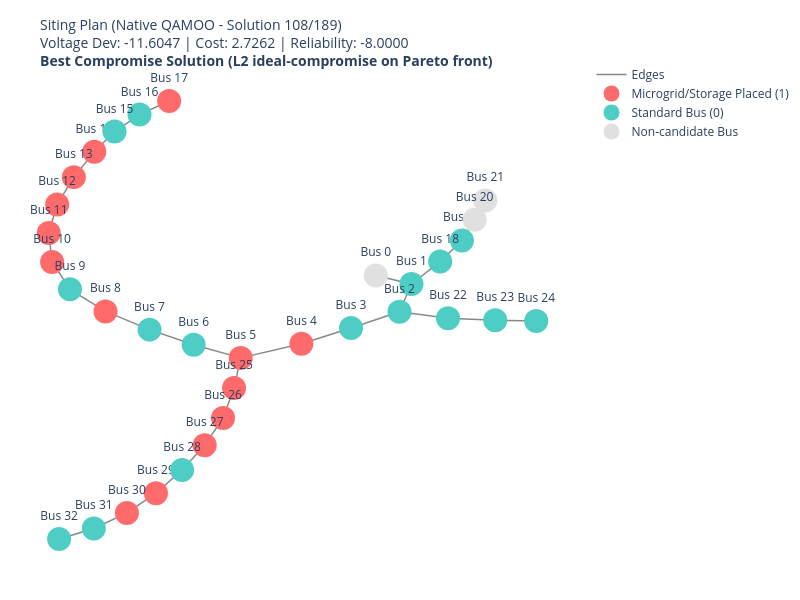

This figure's notebook cell:
### Markdown cell above
## 6. Configuration Visualization
Visualizing the physical grid mapping for a selected optimal microgrid siting solution from the quantum Pareto front using `rustworkx`.

### Code cell
import rustworkx as rx
import plotly.graph_objects as go
import ipywidgets as widgets
from IPython.display import display
import numpy as np

# Visualization options
INTERACTIVE_PLOT = False  # Set to False to render a static, HTML-exportable plot of the best compromise solution
USE_BENDERS = False       # Set to True to render Benders-QAMOO Pareto front, False for native QAMOO

try:
    # Determine which results to load
    target_config = benders_config if USE_BENDERS else config
    method_name = "Benders-QAMOO" if USE_BENDERS else "Native QAMOO"

    # Load the quantum non-dominated solutions
    nd_positions = np.load(target_config.results_folder + 'non_dominated_positions.npy')
    all_samples = np.load(target_config.results_folder + 'samples.npy')
    
    if len(nd_positions) > 0:
        # 1. Create rustworkx graph natively
        rx_graph = rx.PyGraph()
        rx_graph.add_nodes_from(range(num_buses))
        rx_graph.add_edges_from_no_data([(u, v) for u, v in edges])
        
        # Calculate static layout coordinates
        pos_dict = rx.spring_layout(rx_graph, seed=42)
        q_pts = np.load(target_config.results_folder + 'non_dominated_samples.npy')

        # Build Edge Coordinates (Static)
        edge_x, edge_y = [], []
        for u, v in edges:
            x0, y0 = pos_dict[u]
            x1, y1 = pos_dict[v]
            edge_x.extend([x0, x1, None])
            edge_y.extend([y0, y1, None])

        def get_plot_figure(sol_idx):
            best_config = all_samples[nd_positions[sol_idx]]
            obj_vals = q_pts[sol_idx]
            
            placed_x, placed_y, placed_text = [], [], []
            standard_x, standard_y, standard_text = [], [], []
            nc_x, nc_y, nc_text = [], [], []
            
            for bus in range(num_buses):
                x, y = pos_dict[bus]
                if bus in pruned_buses:
                    idx = pruned_buses.index(bus)
                    if best_config[idx] == 1:
                        placed_x.append(x)
                        placed_y.append(y)
                        placed_text.append(f"Bus {bus}")
                    else:
                        standard_x.append(x)
                        standard_y.append(y)
                        standard_text.append(f"Bus {bus}")
                else:
                    nc_x.append(x)
                    nc_y.append(y)
                    nc_text.append(f"Bus {bus}")

            title_text = (
                f'Siting Plan ({method_name} - Solution {sol_idx+1}/{len(nd_positions)})<br>'
                f'Voltage Dev: {obj_vals[0]:.4f} | Cost: {obj_vals[1]:.4f} | Reliability: {obj_vals[2]:.4f}'
            )

            fig = go.Figure(
                data=[
                    go.Scatter(x=edge_x, y=edge_y, line=dict(width=1.5, color='#888'), hoverinfo='none', mode='lines', name='Edges'),
                    go.Scatter(x=placed_x, y=placed_y, mode='markers+text', text=placed_text, textposition="top center", name='Microgrid/Storage Placed (1)', marker=dict(color='#FF6B6B', size=24)),
                    go.Scatter(x=standard_x, y=standard_y, mode='markers+text', text=standard_text, textposition="top center", name='Standard Bus (0)', marker=dict(color='#4ECDC4', size=24)),
                    go.Scatter(x=nc_x, y=nc_y, mode='markers+text', text=nc_text, textposition="top center", name='Non-candidate Bus', marker=dict(color='#E0E0E0', size=24))
                ],
                layout=go.Layout(
                    title=dict(text=title_text, font=dict(size=14)),
                    showlegend=True,
                    hovermode='closest',
                    margin=dict(b=20, l=5, r=5, t=60),
                    xaxis=dict(showgrid=False, zeroline=False, showticklabels=False),
                    yaxis=dict(showgrid=False, zeroline=False, showticklabels=False),
                    width=800, height=600,
                    template="plotly_white"
                )
            )
            return fig

        if INTERACTIVE_PLOT:
            # We construct a FigureWidget and bind it to the slider
            fig = go.FigureWidget(get_plot_figure(len(nd_positions) // 2))
            
            def update_plot_data(sol_idx):
                best_config = all_samples[nd_positions[sol_idx]]
                obj_vals = q_pts[sol_idx]
                
                placed_x, placed_y = [], []
                standard_x, standard_y = [], []
                nc_x, nc_y = [], []
                
                for bus in range(num_buses):
                    x, y = pos_dict[bus]
                    if bus in pruned_buses:
                        idx = pruned_buses.index(bus)
                        if best_config[idx] == 1:
                            placed_x.append(x)
                            placed_y.append(y)
                        else:
                            standard_x.append(x)
                            standard_y.append(y)
                    else:
                        nc_x.append(x)
                        nc_y.append(y)
                
                with fig.batch_update():
                    fig.data[1].x = placed_x
                    fig.data[1].y = placed_y
                    fig.data[2].x = standard_x
                    fig.data[2].y = standard_y
                    fig.data[3].x = nc_x
                    fig.data[3].y = nc_y
                    fig.layout.title.text = (
                        f'Siting Plan ({method_name} - Solution {sol_idx+1}/{len(nd_positions)})<br>'
                        f'Voltage Dev: {obj_vals[0]:.4f} | Cost: {obj_vals[1]:.4f} | Reliability: {obj_vals[2]:.4f}'
                    )

            slider = widgets.IntSlider(
                min=0, max=len(nd_positions)-1, step=1, 
                value=len(nd_positions)//2, 
                description='Pareto Index'
            )
            
            def on_slider_change(change):
                update_plot_data(change['new'])
                    
            slider.observe(on_slider_change, names='value')
            layout_box = widgets.VBox([slider, fig])
            display(layout_box)
        else:
            # Render the best compromise solution on the quantum Pareto front
            # We select the compromise solution that minimizes the normalized L2 distance to the ideal point.
            if len(nd_positions) > 1:
                # Find ideal point (min values in each objective)
                ideal = q_pts.min(axis=0)
                nadir = q_pts.max(axis=0)
                ranges = nadir - ideal
                ranges[ranges == 0] = 1e-6
                
                # Compute L2 distance from normalized objectives to ideal (0)
                norm_pts = (q_pts - ideal) / ranges
                best_sol_idx = int(np.argmin(np.linalg.norm(norm_pts, axis=1)))
            else:
                best_sol_idx = 0
                
            fig = get_plot_figure(best_sol_idx)
            fig.layout.title.text += "<br><b>Best Compromise Solution (L2 ideal-compromise on Pareto front)</b>"
            fig.show()
            
    else:
        print("No non-dominated solutions found to visualize.")
except Exception as e:
    print(f"Could not render visualization. Error: {e}")

### Figure 1 — Plotly figure (JSON) as saved in the notebook; plotly's stock layout.template omitted (floating-point values rounded to 4 significant figures)
{"data": [{"hoverinfo": "none", "line": {"color": "#888", "width": 1.5}, "mode": "lines", "name": "Edges", "type": "scatter", "x": [0.2973, 0.3762, null, 0.3762, 0.3497, null, 0.3762, 0.4397, null, 0.3497, 0.2424, null, 0.3497, 0.4571, null, 0.2424, 0.1327, null, 0.1327, -0.001801, null, -0.001801, -0.1059, null, -0.001801, -0.01649, null, -0.1059, -0.2035, null, -0.2035, -0.301, null, -0.301, -0.3797, null, -0.3797, -0.4192, null, -0.4192, -0.4266, null, -0.4266, -0.408, null, -0.408, -0.371, null, -0.371, -0.3258, null, -0.3258, -0.2809, null, -0.2809, -0.2257, null, -0.2257, -0.1601, null, 0.4397, 0.4879, null, 0.4879, 0.516, null, 0.516, 0.5397, null, 0.4571, 0.5616, null, 0.5616, 0.6524, null, -0.01649, -0.04078, null, -0.04078, -0.08147, null, -0.08147, -0.1314, null, -0.1314, -0.1893, null, -0.1893, -0.2536, null, -0.2536, -0.3268, null, -0.3268, -0.4036, null], "y": [0.1506, 0.1132, null, 0.1132, -0.007955, null, 0.1132, 0.211, null, -0.007955, -0.07917, null, -0.007955, -0.03654, null, -0.07917, -0.1475, null, -0.1475, -0.2093, null, -0.2093, -0.1519, null, -0.2093, -0.3412, null, -0.1519, -0.08597, null, -0.08597, -0.006348, null, -0.006348, 0.09001, null, 0.09001, 0.2097, null, 0.2097, 0.3356, null, 0.3356, 0.4606, null, 0.4606, 0.5798, null, 0.5798, 0.6903, null, 0.6903, 0.7788, null, 0.7788, 0.8529, null, 0.8529, 0.9121, null, 0.211, 0.3032, null, 0.3032, 0.3941, null, 0.3941, 0.4782, null, -0.03654, -0.04505, null, -0.04505, -0.04835, null, -0.3412, -0.472, null, -0.472, -0.5903, null, -0.5903, -0.6988, null, -0.6988, -0.7998, null, -0.7998, -0.886, null, -0.886, -0.954, null, -0.954, -1, null]}, {"marker": {"color": "#FF6B6B", "size": 24}, "mode": "markers+text", "name": "Microgrid/Storage Placed (1)", "text": ["Bus 4", "Bus 5", "Bus 8", "Bus 10", "Bus 11", "Bus 12", "Bus 13", "Bus 14", "Bus 17", "Bus 25", "Bus 26", "Bus 27", "Bus 29", "Bus 30"], "textposition": "top center", "type": "scatter", "x": [0.1327, -0.001801, -0.301, -0.4192, -0.4266, -0.408, -0.371, -0.3258, -0.1601, -0.01649, -0.04078, -0.08147, -0.1893, -0.2536], "y": [-0.1475, -0.2093, -0.006348, 0.2097, 0.3356, 0.4606, 0.5798, 0.6903, 0.9121, -0.3412, -0.472, -0.5903, -0.7998, -0.886]}, {"marker": {"color": "#4ECDC4", "size": 24}, "mode": "markers+text", "name": "Standard Bus (0)", "text": ["Bus 1", "Bus 2", "Bus 3", "Bus 6", "Bus 7", "Bus 9", "Bus 15", "Bus 16", "Bus 18", "Bus 19", "Bus 22", "Bus 23", "Bus 24", "Bus 28", "Bus 31", "Bus 32"], "textposition": "top center", "type": "scatter", "x": [0.3762, 0.3497, 0.2424, -0.1059, -0.2035, -0.3797, -0.2809, -0.2257, 0.4397, 0.4879, 0.4571, 0.5616, 0.6524, -0.1314, -0.3268, -0.4036], "y": [0.1132, -0.007955, -0.07917, -0.1519, -0.08597, 0.09001, 0.7788, 0.8529, 0.211, 0.3032, -0.03654, -0.04505, -0.04835, -0.6988, -0.954, -1]}, {"marker": {"color": "#E0E0E0", "size": 24}, "mode": "markers+text", "name": "Non-candidate Bus", "text": ["Bus 0", "Bus 20", "Bus 21"], "textposition": "top center", "type": "scatter", "x": [0.2973, 0.516, 0.5397], "y": [0.1506, 0.3941, 0.4782]}], "layout": {"height": 600, "hovermode": "closest", "margin": {"b": 20, "l": 5, "r": 5, "t": 60}, "showlegend": true, "title": {"font": {"size": 14}, "text": "Siting Plan (Native QAMOO - Solution 108/189)<br>Voltage Dev: -11.6047 | Cost: 2.7262 | Reliability: -8.0000<br><b>Best Compromise Solution (L2 ideal-compromise on Pareto front)</b>"}, "width": 800, "xaxis": {"showgrid": false, "showticklabels": false, "zeroline": false}, "yaxis": {"showgrid": false, "showticklabels": false, "zeroline": false}}}
